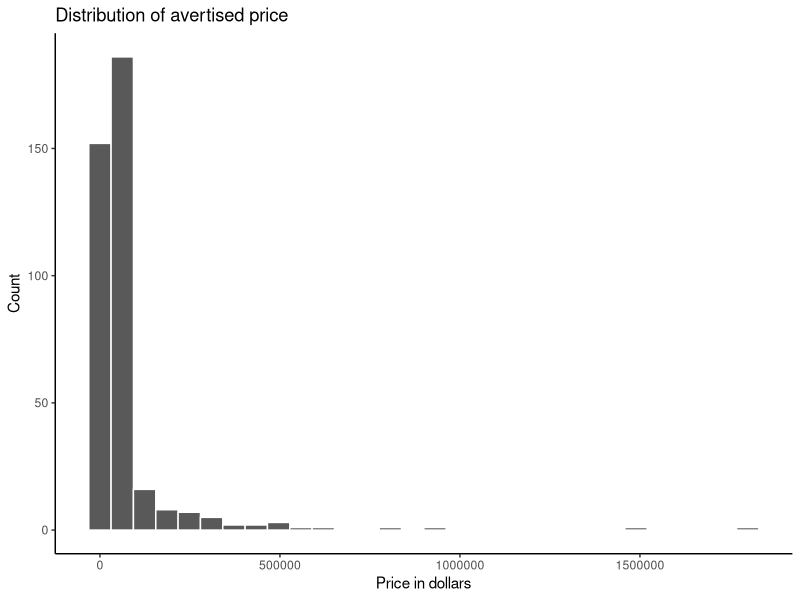

This figure's R source:
## ---- chunk 1
#| label: setup
#| include: false

# Load any necessary libraries
library(tidyverse)
library(knitr)
library(gridExtra)

boats <- read.csv("boats.csv")

# Sets the graphical theme
theme_set(theme_classic())

options(scipen=999)
## ---- chunk 2
#| label: fig-q3a
#| fig-cap: "Total sales price histogram"
#| message: false
#| warning: false
    
ggplot(boats, aes(x=price)) +
   geom_histogram(color="white") + labs(title="Distribution of avertised price",x="Price in dollars",y="Count")
